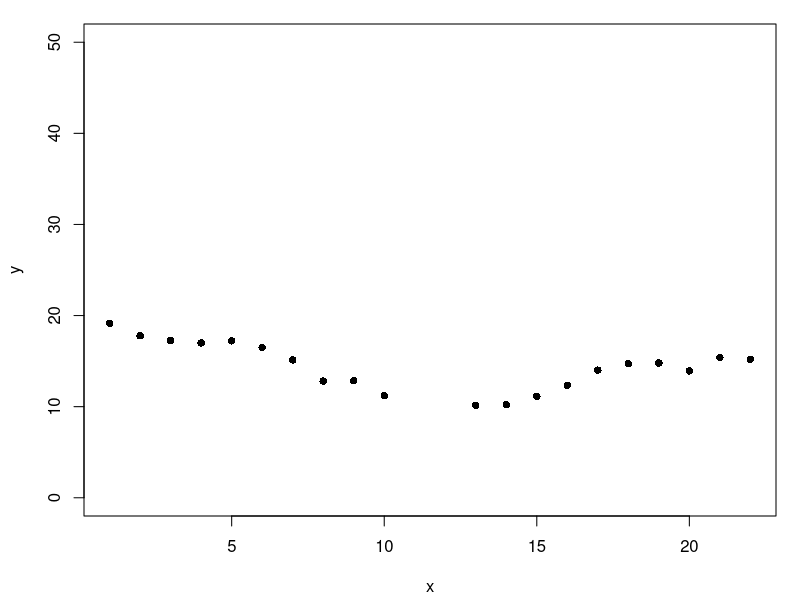
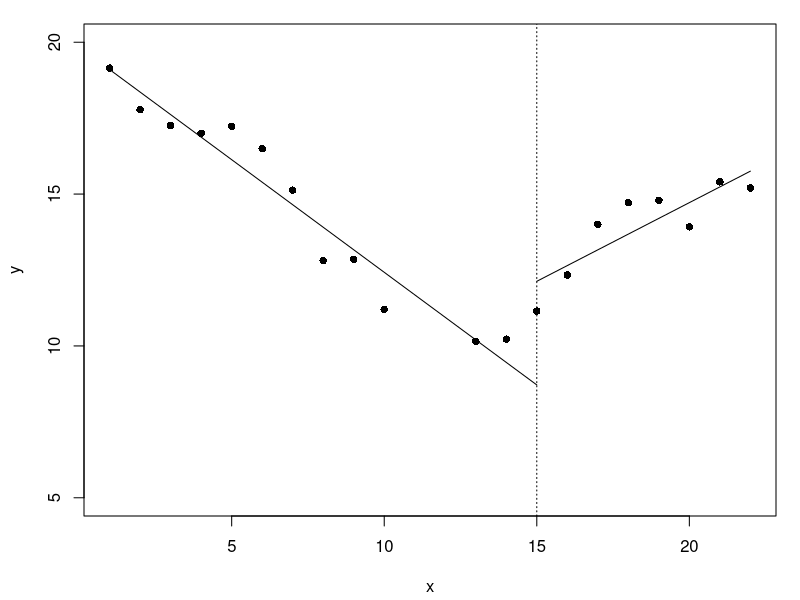
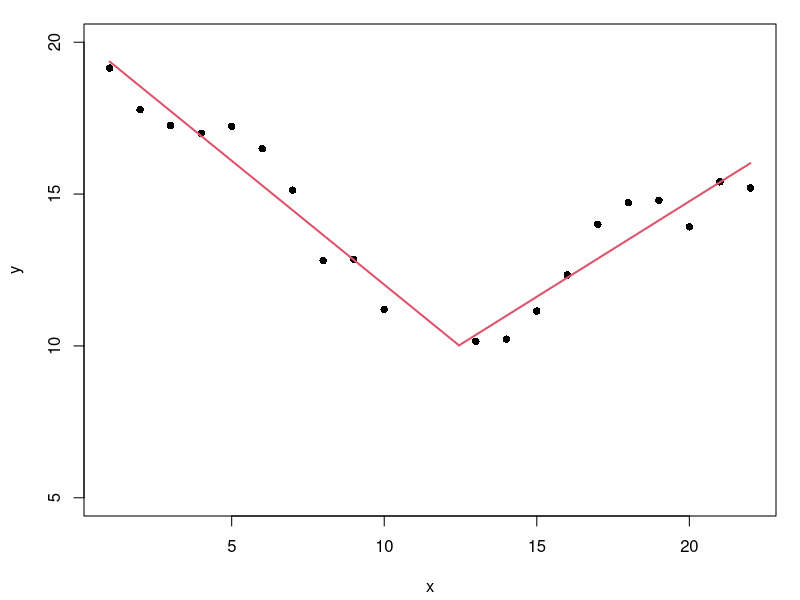

Reproduce these figures in R, in order.
x <- c(1:10, 13:22)
y <- numeric(20)
## Create first segment

set.seed(127)
y[1:10] <- 20:11 + rnorm(10, 0, 1.5)
## Create second segment

set.seed(127)
y[11:20] <- seq(11, 15, len=10) + rnorm(10, 0, 1.5)
x
y
## Plot it
par(mar=c(4,4,1,1)+0.2)
plot(x,y, ylim=c(0, 50), pch=16)

breaks <- x[which(x >= 1 & x <= 20)]

mse <- numeric(length(breaks))
for(i in 1:length(breaks)){
  piecewise1 <- lm(y ~ x*(x < breaks[i]) + x*(x>=breaks[i]))
  mse[i] <- summary(piecewise1)[6]
}
mse <- as.numeric(mse)
b1 <- breaks[which(mse==min(mse))]
b1
piecewise2 <- lm(y ~ x*(x < b1) + x*(x >= b1))
summary(piecewise2)

plot(x,y, ylim=c(5, 20), pch=16)
curve((4.3561 + 15.4849) + (0.5181-1.2598)*x, add=T, from=1, to=15)
curve(4.3561 + 0.5181*x, add=T, from=15, to=max(x))
abline(v=15, lty=3)

library(segmented)
lin.mod <- lm(y~x)
segmented.mod <- segmented(lin.mod, 
                          seg.Z = ~x, psi=14) # psi=14 bisa diilangin
summary(segmented.mod)

plot(x,y, pch=16, ylim=c(5,20))
plot(segmented.mod, add=T)
